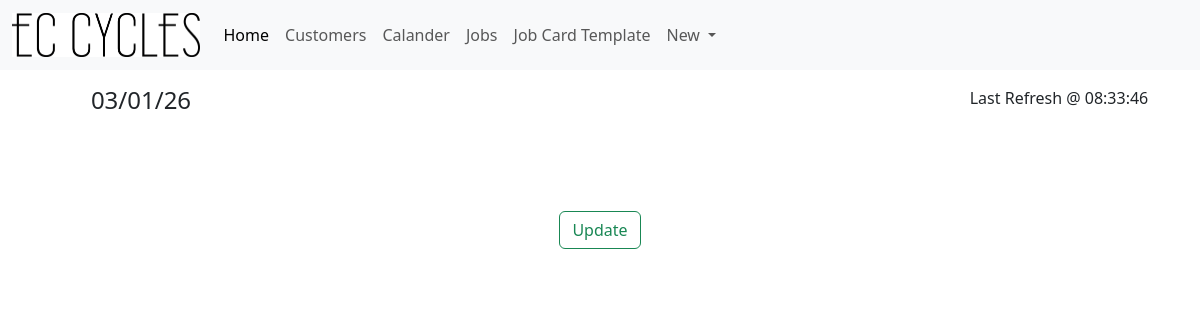
The page /ViewJobCard/10 on the database as committed earlier.
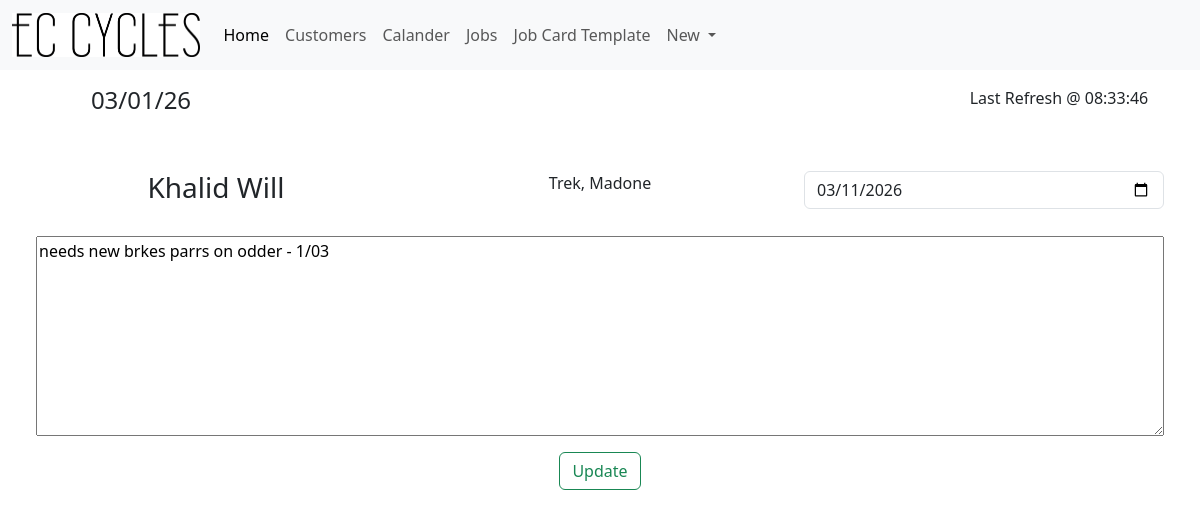
The same page on the database as committed later.
### tables this page shows
CREATE TABLE "Jobs" (
	"JobID"	INTEGER NOT NULL UNIQUE,
	"Cust_ID"	INTEGER NOT NULL,
	"BikeBrand"	TEXT,
	"BikeModel"	TEXT,
	"JobDetails"	TEXT,
	"DueDate"	DATE ,
	PRIMARY KEY("JobID" AUTOINCREMENT)
);

CREATE TABLE "Customers" (
	"Cust_ID"	INTEGER NOT NULL UNIQUE,
	"CustFName"	TEXT NOT NULL,
	"CustLName"	TEXT,
	"CustAddress"	TEXT,
	"CustPNumber"	INTEGER,
	"CustEmail"	INTEGER,
	"CustDetails"	TEXT,
	PRIMARY KEY("Cust_ID" AUTOINCREMENT)
);

### app.py (the view, shortened to what this page needs)
@app.route('/ViewJobCard/<int:id>', methods=['GET', 'POST'] )
def ViewJobCard(id):
   time = time_gen()
   conn = get_db_conn()
   sql = "SELECT jobs.* ,Customers.CustFName,Customers.CustLName FROM Jobs INNER JOIN Customers ON Customers.Cust_ID = Jobs.Cust_ID WHERE JobID=?;"
   JobInfo = conn.execute(sql,(id,)).fetchall()
   return render_template('viewjobcard.html', jobInfo=JobInfo, time=time)

### app.py (called while the page is built)
def time_gen():
    time_dict = {"":""}
    day_info = datetime.datetime.now()
    date = day_info.strftime("%x")
    time = day_info.strftime("%X")
    time_dict["Date"] = date
    time_dict["Time"] = time
    return time_dict

def get_db_conn():
    conn = sqlite3.connect('JobCards.db')
    conn.row_factory = sqlite3.Row
    return conn

### Templates/viewjobcard.html (shortened to what this page needs)
{% extends 'base.html' %}
{% block content %}
<div class="p-5">
   <form method="post">
    <div class="row mb-4 text-center">
      {% for jobInfo in jobInfo %}
        <div class="col-4 themed-grid-col">
            <h3>{{ jobInfo.CustFName }} {{ jobInfo.CustLName }}</h3>
        </div>
        <div class="col-4 themed-grid-col">
            <p>{{ jobInfo.BikeBrand }}, {{ jobInfo.BikeModel }}</p>
        </div>
        <div class="col-4 themed-grid-col">
            <input class="form-control" type="date" value="{{ jobInfo.DueDate }}" name="DueDate" aria-label="Due Date"/>
        </div>
      {% endfor %}
    </div>
  <div class="card-body">
      {% for jobInfo in jobInfo %}
      <textarea name="JobDetails" style="height: 200px;" class="col-12">{{ jobInfo.JobDetails }}</textarea>
      {% endfor %}
  </div>
  <button class="btn btn-outline-success m-3" type="submit">Update</button>
</form>
</div>
{% endblock %}

Rows that differ between the two databases and show on the page:
added Jobs: CustFName "Khalid", CustLName "Will", BikeBrand "Trek", BikeModel "Madone", DueDate "03/11/2026", JobDetails "needs new brkes parrs on odder - 1/03"
